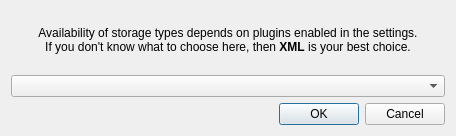
<?xml version="1.0" encoding="UTF-8"?>
<ui version="4.0">
 <class>KSaveAsQuestion</class>
 <widget class="QDialog" name="KSaveAsQuestion">
  <property name="geometry">
   <rect>
    <x>0</x>
    <y>0</y>
    <width>456</width>
    <height>136</height>
   </rect>
  </property>
  <property name="windowTitle">
   <string>Save storage as...</string>
  </property>
  <property name="toolTip">
   <string>Choose XML if unsure.</string>
  </property>
  <layout class="QVBoxLayout">
   <item>
    <widget class="QLabel" name="label">
     <property name="text">
      <string>&lt;html&gt;&lt;head/&gt;&lt;body&gt;&lt;p align=&quot;center&quot;&gt;Availability of storage types depends on plugins enabled in the settings.&lt;br/&gt;If you don't know what to choose here, then &lt;span style=&quot; font-weight:600;&quot;&gt;XML&lt;/span&gt; is your best choice.&lt;/p&gt;&lt;/body&gt;&lt;/html&gt;</string>
     </property>
    </widget>
   </item>
   <item>
    <widget class="QComboBox" name="fileType"/>
   </item>
   <item>
    <widget class="QDialogButtonBox" name="buttonBox">
     <property name="standardButtons">
      <set>QDialogButtonBox::Cancel|QDialogButtonBox::Ok</set>
     </property>
    </widget>
   </item>
  </layout>
 </widget>
 <layoutdefault spacing="6" margin="11"/>
 <resources/>
 <connections>
  <connection>
   <sender>buttonBox</sender>
   <signal>accepted()</signal>
   <receiver>KSaveAsQuestion</receiver>
   <slot>accept()</slot>
   <hints>
    <hint type="sourcelabel">
     <x>320</x>
     <y>272</y>
    </hint>
    <hint type="destinationlabel">
     <x>320</x>
     <y>150</y>
    </hint>
   </hints>
  </connection>
  <connection>
   <sender>buttonBox</sender>
   <signal>rejected()</signal>
   <receiver>KSaveAsQuestion</receiver>
   <slot>reject()</slot>
   <hints>
    <hint type="sourcelabel">
     <x>320</x>
     <y>272</y>
    </hint>
    <hint type="destinationlabel">
     <x>320</x>
     <y>150</y>
    </hint>
   </hints>
  </connection>
 </connections>
</ui>
